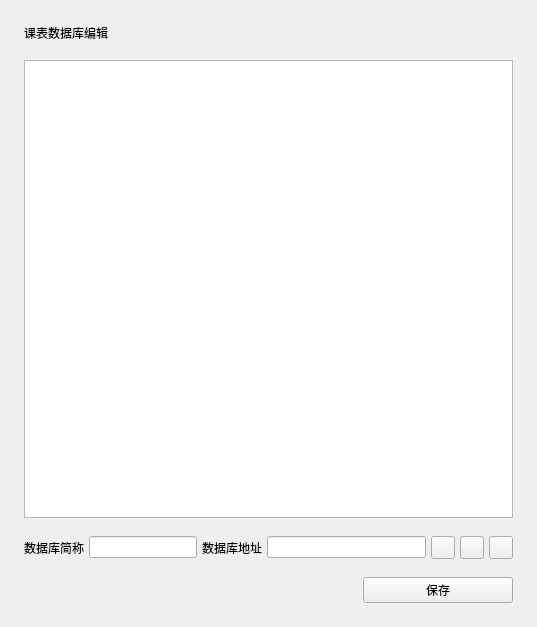
<?xml version="1.0" encoding="UTF-8"?>
<ui version="4.0">
 <class>Form</class>
 <widget class="QWidget" name="Form">
  <property name="geometry">
   <rect>
    <x>0</x>
    <y>0</y>
    <width>537</width>
    <height>627</height>
   </rect>
  </property>
  <property name="windowTitle">
   <string>Form</string>
  </property>
  <layout class="QVBoxLayout" name="verticalLayout_2">
   <property name="spacing">
    <number>18</number>
   </property>
   <property name="leftMargin">
    <number>24</number>
   </property>
   <property name="topMargin">
    <number>24</number>
   </property>
   <property name="rightMargin">
    <number>24</number>
   </property>
   <property name="bottomMargin">
    <number>24</number>
   </property>
   <item>
    <widget class="TitleLabel" name="TitleLabel">
     <property name="text">
      <string>课表数据库编辑</string>
     </property>
    </widget>
   </item>
   <item>
    <layout class="QHBoxLayout" name="horizontalLayout_6">
     <property name="spacing">
      <number>12</number>
     </property>
     <item>
      <widget class="ListWidget" name="db_list">
       <property name="sizePolicy">
        <sizepolicy hsizetype="Preferred" vsizetype="Expanding">
         <horstretch>0</horstretch>
         <verstretch>0</verstretch>
        </sizepolicy>
       </property>
       <property name="defaultDropAction">
        <enum>Qt::IgnoreAction</enum>
       </property>
       <property name="alternatingRowColors">
        <bool>true</bool>
       </property>
      </widget>
     </item>
    </layout>
   </item>
   <item>
    <layout class="QHBoxLayout" name="horizontalLayout">
     <property name="spacing">
      <number>5</number>
     </property>
     <item>
      <widget class="BodyLabel" name="BodyLabel_2">
       <property name="sizePolicy">
        <sizepolicy hsizetype="Fixed" vsizetype="Preferred">
         <horstretch>0</horstretch>
         <verstretch>0</verstretch>
        </sizepolicy>
       </property>
       <property name="text">
        <string>数据库简称</string>
       </property>
       <property name="alignment">
        <set>Qt::AlignLeading|Qt::AlignLeft|Qt::AlignVCenter</set>
       </property>
      </widget>
     </item>
     <item>
      <widget class="LineEdit" name="db_short">
       <property name="sizePolicy">
        <sizepolicy hsizetype="Maximum" vsizetype="Fixed">
         <horstretch>0</horstretch>
         <verstretch>0</verstretch>
        </sizepolicy>
       </property>
      </widget>
     </item>
     <item>
      <widget class="BodyLabel" name="BodyLabel_3">
       <property name="sizePolicy">
        <sizepolicy hsizetype="Fixed" vsizetype="Preferred">
         <horstretch>0</horstretch>
         <verstretch>0</verstretch>
        </sizepolicy>
       </property>
       <property name="text">
        <string>数据库地址</string>
       </property>
      </widget>
     </item>
     <item>
      <widget class="LineEdit" name="db_url">
       <property name="sizePolicy">
        <sizepolicy hsizetype="Minimum" vsizetype="Fixed">
         <horstretch>0</horstretch>
         <verstretch>0</verstretch>
        </sizepolicy>
       </property>
      </widget>
     </item>
     <item>
      <widget class="ToolButton" name="add_button"/>
     </item>
     <item>
      <widget class="ToolButton" name="set_button"/>
     </item>
     <item>
      <widget class="ToolButton" name="clear_button"/>
     </item>
    </layout>
   </item>
   <item>
    <layout class="QHBoxLayout" name="horizontalLayout_4" stretch="0,0">
     <property name="spacing">
      <number>2</number>
     </property>
     <item>
      <spacer name="horizontalSpacer">
       <property name="orientation">
        <enum>Qt::Horizontal</enum>
       </property>
       <property name="sizeHint" stdset="0">
        <size>
         <width>40</width>
         <height>20</height>
        </size>
       </property>
      </spacer>
     </item>
     <item>
      <widget class="PrimaryPushButton" name="save">
       <property name="sizePolicy">
        <sizepolicy hsizetype="Fixed" vsizetype="Minimum">
         <horstretch>0</horstretch>
         <verstretch>0</verstretch>
        </sizepolicy>
       </property>
       <property name="minimumSize">
        <size>
         <width>150</width>
         <height>0</height>
        </size>
       </property>
       <property name="text">
        <string>保存</string>
       </property>
      </widget>
     </item>
    </layout>
   </item>
  </layout>
 </widget>
 <customwidgets>
  <customwidget>
   <class>PushButton</class>
   <extends>QPushButton</extends>
   <header>qfluentwidgets</header>
  </customwidget>
  <customwidget>
   <class>PrimaryPushButton</class>
   <extends>PushButton</extends>
   <header>qfluentwidgets</header>
  </customwidget>
  <customwidget>
   <class>ToolButton</class>
   <extends>QToolButton</extends>
   <header>qfluentwidgets</header>
  </customwidget>
  <customwidget>
   <class>BodyLabel</class>
   <extends>QLabel</extends>
   <header>qfluentwidgets</header>
  </customwidget>
  <customwidget>
   <class>TitleLabel</class>
   <extends>QLabel</extends>
   <header>qfluentwidgets</header>
  </customwidget>
  <customwidget>
   <class>LineEdit</class>
   <extends>QLineEdit</extends>
   <header>qfluentwidgets</header>
  </customwidget>
  <customwidget>
   <class>ListWidget</class>
   <extends>QListWidget</extends>
   <header>qfluentwidgets</header>
  </customwidget>
 </customwidgets>
 <resources/>
 <connections/>
</ui>
